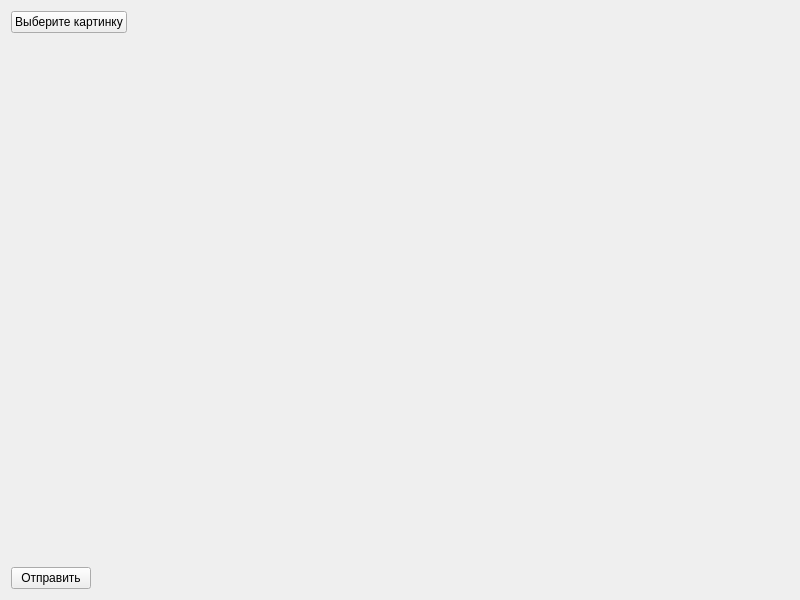
<?xml version="1.0" encoding="UTF-8"?>
<ui version="4.0">
 <class>Client</class>
 <widget class="QWidget" name="Client">
  <property name="geometry">
   <rect>
    <x>0</x>
    <y>0</y>
    <width>800</width>
    <height>600</height>
   </rect>
  </property>
  <property name="windowTitle">
   <string>Client</string>
  </property>
  <layout class="QVBoxLayout" name="verticalLayout">
   <item>
    <layout class="QHBoxLayout" name="horizontalLayout">
     <item>
      <widget class="QPushButton" name="choose_btn">
       <property name="text">
        <string>Выберите картинку</string>
       </property>
      </widget>
     </item>
     <item>
      <spacer name="horizontalSpacer">
       <property name="orientation">
        <enum>Qt::Horizontal</enum>
       </property>
       <property name="sizeHint" stdset="0">
        <size>
         <width>40</width>
         <height>20</height>
        </size>
       </property>
      </spacer>
     </item>
    </layout>
   </item>
   <item>
    <layout class="QHBoxLayout" name="horizontalLayout_2">
     <item>
      <widget class="QLabel" name="label">
       <property name="text">
        <string/>
       </property>
      </widget>
     </item>
     <item>
      <spacer name="horizontalSpacer_2">
       <property name="orientation">
        <enum>Qt::Horizontal</enum>
       </property>
       <property name="sizeHint" stdset="0">
        <size>
         <width>40</width>
         <height>20</height>
        </size>
       </property>
      </spacer>
     </item>
    </layout>
   </item>
   <item>
    <layout class="QHBoxLayout" name="horizontalLayout_3">
     <item>
      <widget class="QPushButton" name="send_btn">
       <property name="text">
        <string>Отправить</string>
       </property>
      </widget>
     </item>
     <item>
      <spacer name="horizontalSpacer_3">
       <property name="orientation">
        <enum>Qt::Horizontal</enum>
       </property>
       <property name="sizeHint" stdset="0">
        <size>
         <width>40</width>
         <height>20</height>
        </size>
       </property>
      </spacer>
     </item>
    </layout>
   </item>
  </layout>
 </widget>
 <resources/>
 <connections/>
</ui>
